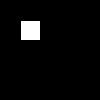
Frame 1 (no input)
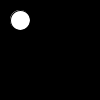
Frame 60 (the mouse pressed at the canvas centre just before this capture)
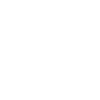
Frame 120 (the mouse held since frame 60 and released just before this capture)

The Processing sketch that drew these frames (run headless with seeded random() and noise(); from frame 60 on, the mouse is pressed at the canvas centre):

// Processing sketch: d10_01_millis_and_delays
// ── d10_01_millis_and_delays.pde
void setup() {
}

void draw() {
  background(0);
  
  if(millis() < 1000) {
    rect(20,20,20,20);
  } else if( millis() < 2000) {
    ellipse(20,20,20,20);
  } else {
    background(255);
  }
}
